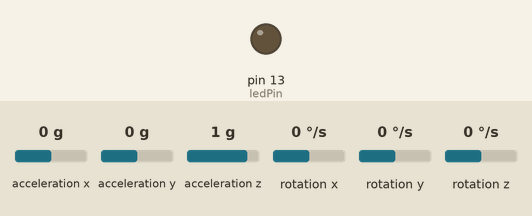
Bench run of a sketch on a simulated Arduino Uno, built with avr-gcc and run on an emulated ATmega328P. On the bench: output pins drawn as LEDs (lit = HIGH). Wiring (inferred from the names in the program): MPU-6050 motion sensor at I2C address 0x68. The inputs (shaded band) are chosen by the test bench; at power-on: acceleration x 0 g, acceleration y 0 g, acceleration z 1 g, rotation x 0 °/s, rotation y 0 °/s, rotation z 0 °/s. What the sketch prints to the serial monitor is not drawn.

Above: at 1.3 s.
1.4 s: acceleration x set to -0.8 g
2.9 s: acceleration x set to -1.1 g
At 3.8 s:
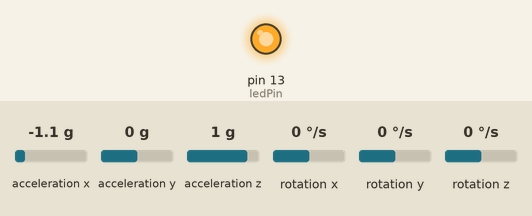
7.5 s: acceleration x set to 0 g
At 8.7 s:
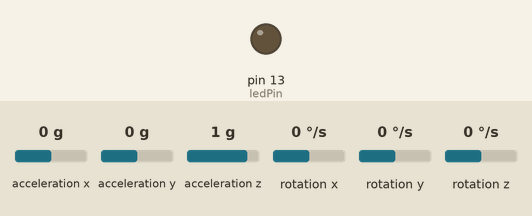
9.0 s: acceleration x set to -1.4 g
At 10.2 s:
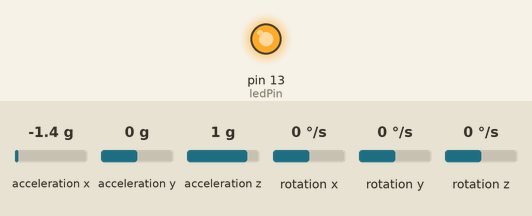
Timing chart, 0 to 11.5 s (numbered marks = the images above; inputs shaded):
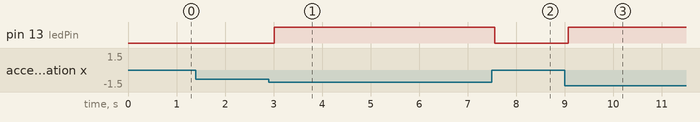

The sketch:

MPU6050.ino
```cpp
#include <Wire.h>

const int MPU_addr = 0x68;  // I2C address of MPU-6050
int16_t AcX, AcY, AcZ, Tmp, GyX, GyY, GyZ;
int ledPin = 13;

void setup() {
  Wire.begin();
  Wire.beginTransmission(MPU_addr);
  Wire.write(0x6B);  // PWR_MGMT_1 register
  Wire.write(0);     // Wake up MPU6050
  Wire.endTransmission(true);

  pinMode(ledPin, OUTPUT);
  Serial.begin(9600);
}

void loop() {
  Wire.beginTransmission(MPU_addr);
  Wire.write(0x3B);  // Starting register for accelerometer data
  Wire.endTransmission(false);
  Wire.requestFrom(MPU_addr, 14, true);

  // Read accelerometer, temp, gyro
  AcX = Wire.read() << 8 | Wire.read();
  AcY = Wire.read() << 8 | Wire.read();
  AcZ = Wire.read() << 8 | Wire.read();
  Tmp = Wire.read() << 8 | Wire.read();
  GyX = Wire.read() << 8 | Wire.read();
  GyY = Wire.read() << 8 | Wire.read();
  GyZ = Wire.read() << 8 | Wire.read();

  // Print values
  Serial.print("AcX = "); Serial.print(AcX);
  Serial.print(" | AcY = "); Serial.print(AcY);
  Serial.print(" | AcZ = "); Serial.println(AcZ);

  // ---------- Condition ----------
  // Example: Turn LED ON if tilt on X-axis is strong
  if (AcX > 15000 || AcX < -15000) {
    digitalWrite(ledPin, HIGH);
    Serial.println("⚠ Tilt detected on X-axis!");
  } else {
    digitalWrite(ledPin, LOW);
  }

  delay(500);
}
```

Measured:
- the behaviour switches between -0.9 and -1 g on acceleration x (found by bisection; images 0 and 1)
- after the input at 1.4 s, every drawn part: stays the same
- after the input at 2.9 s, pin 13 (ledPin): LOW → HIGH after 0.12 s
- after the input at 7.5 s, pin 13 (ledPin): HIGH → LOW after 0.06 s
- after the input at 9.0 s, pin 13 (ledPin): LOW → HIGH after 0.07 s
